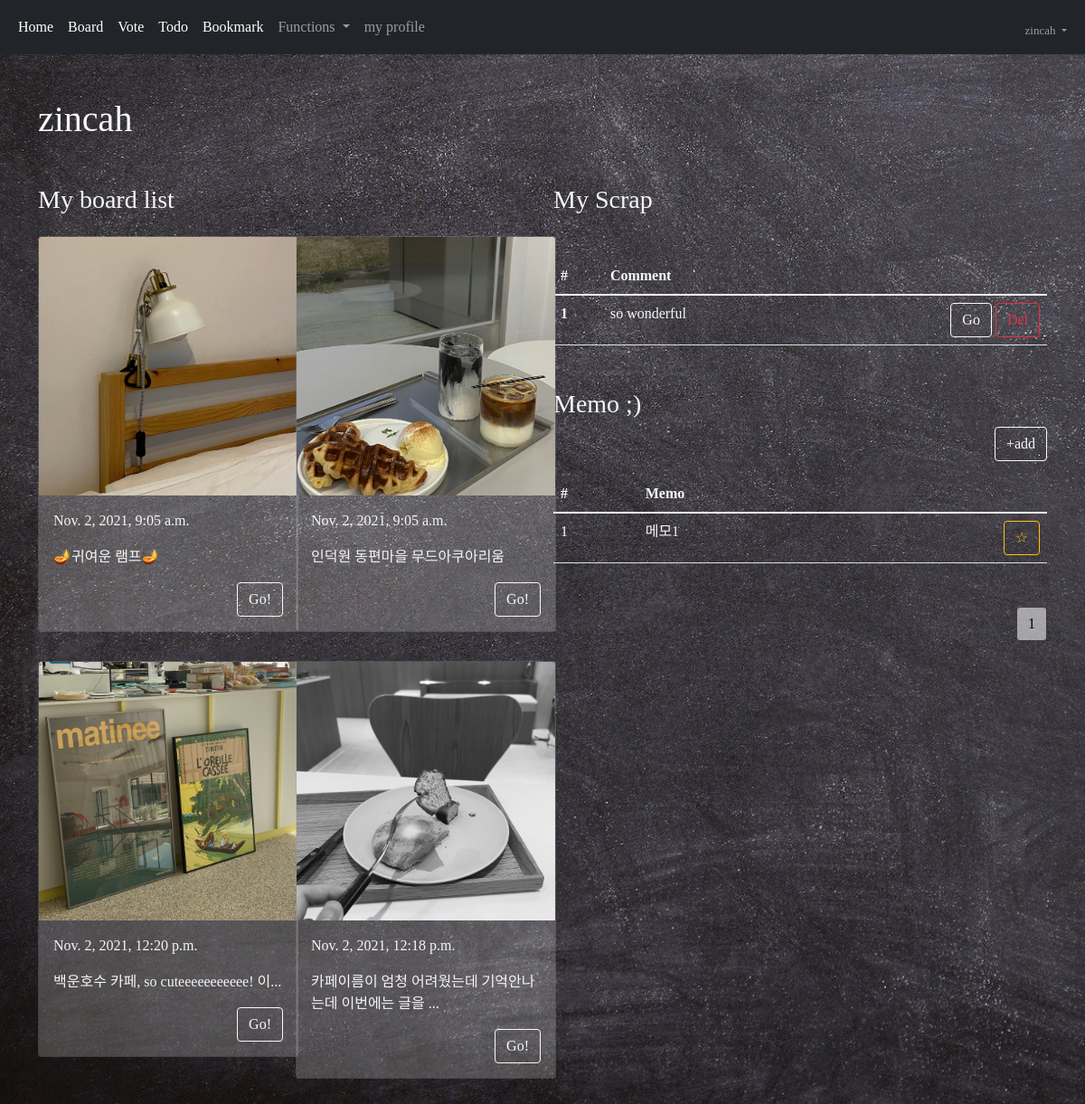
The app's page /mypage/ (signed in) with its own data.
### acc/models.py (models this page shows, shortened)
class User(AbstractUser):
    comment = models.TextField()
    nickname = models.CharField(max_length=30)
    email = models.EmailField()
    picture = models.ImageField(upload_to="usr")

### board/models.py (models this page shows, shortened)
class Board(models.Model):
    picture = models.ImageField(upload_to="boa")
    writer = models.CharField(max_length=30)
    content = models.TextField()
    pubdate = models.DateTimeField()
    like = models.ManyToManyField(User, blank=True)
    def summary(self):
        if len(self.content) > 30:
            return self.content[:30] + "..."
        return self.content

### mypage/models.py (models this page shows, shortened)
class Scrap(models.Model):
    user = models.ForeignKey(User, on_delete=models.CASCADE)
    site_url = models.CharField(max_length=100)
    comment = models.CharField(max_length=100)
    stime = models.DateTimeField()

class Memo(models.Model):
    user = models.ForeignKey(User, on_delete=models.CASCADE)
    subject = models.CharField(max_length=100)
    content = models.TextField()
    mtime = models.DateTimeField()
    impo = models.BooleanField(default=False)

### mypage/views.py (the view)
# urls.py: path('', views.index, name="index"),
def index(request):
    b = Board.objects.all()
    s = request.user.scrap_set.all()
    mpage = request.GET.get("page", 1)
    m = request.user.memo_set.all()
    m = m.order_by('-mtime')
    pag = Paginator(m, 5)
    obj = pag.get_page(mpage)
    s = s.order_by('-stime')
    context = {
        "myb" : b,
        "scrap" : s,
        "memo" : obj,
    }
    return render(request, "mypage/index.html", context)

### template/mypage/index.html (shortened to what this page needs)
{% extends 'base.html' %}
{% block auth %}
{% load mathfilters %}
<body>
    <div class="container my-5">
        <h1>{{ user.username }}</h1>
        <div class="row my-5">
            <div class="col-lg-6">
                <h3>My board list</h3>
                <div class="row">
                    {% for i in myb %}
                        {% if user.username == i.writer %}
                        <div class="col-lg-6">
                            <div class="card my-3" style="width: 18rem; background-color: rgba(245, 245, 245, 0.211);">
                                <img src="{{ i.picture.url }}" class="card-img-top">
                                <div class="card-body">
                                    <p class="card-text">{{ i.pubdate }}</p>
                                    <p class="card-text">{{ i.summary }}</p>
                                    <div class="text-end">
                                        <a href="{% url 'board:detail' i.id %}" class="btn btn-outline-light">Go!</a>
                                    </div>
                                </div>
                            </div>
                        </div>
                        {% endif %}
                    {% endfor %}
                </div>
            </div>
            <div class="col-lg-6">
                <div>
                    <h3>My Scrap</h3>
                    <table class="table table-hover my-5" style="color:whitesmoke;">
                        <thead>
                          <tr>
                            <th scope="col">#</th>
                            <th scope="col">Comment</th>
                            <th scope="col"></th>
                          </tr>
                        </thead>
                        <tbody>
                            {% for i in scrap %}
                                <tr>
                                    <th scope="row">{{ forloop.counter }}</th>
                                    <td>{{ i.comment }}</td>
                                    <td style="text-align: right;">
                                        <a href="/boarddetail/{{i.site_url}}"><button class="btn btn-outline-light">Go</button></a>
                                        <a href="{% url 'mypage:scrapdel' i.id %}"><button class="btn btn-outline-danger">Del</button></a>
                                    </td>
                                </tr>
                            {% endfor %}
                        </tbody>
                      </table>
                </div>
                <div>
                    <h3>Memo ;)</h3>
                    <div class="text-end">
                        <a href="{% url 'mypage:memoadd' %}"><button class="btn btn-outline-light">+add</button></a>
                    </div>
                    <table class="table table-hover my-3" style="color:whitesmoke;">
                        <thead>
                        <tr>
                            <th scope="col">#</th>
                            <th scope="col">Memo</th>
                            <th scope="col"></th>
                        </tr>
                        </thead>
                        <tbody>
                            {% for i in memo %}
                                <tr>
                                    <td>{{ forloop.counter }}</td>
                                    <td><a href="{% url 'mypage:memodetail' i.id %}">{{ i.subject }}</a></td>
                                    <td style="text-align: right;">
                                        {% if i.impo == False %}
                                            <a href="{% url 'mypage:impo' i.id %}"><button class="btn btn-outline-warning">☆</button></a>
                                        {% else %}
                                            <a href="{% url 'mypage:unimpo' i.id %}"><button class="btn btn-warning">★</button></a>
                                        {% endif %}
                                    </td>
                                </tr>
                            {% endfor %}
                        </tbody>
                    </table>
                    <div class="my-5">
                        <nav aria-label="Page navigation example">
                            <ul class="pagination justify-content-end">
                                {% for i in memo.paginator.page_range %}
                                    <li class="page-item"><a class="page-link" href="{% url 'mypage:index' %}?page={{i}}">{{i}}</a></li>
                                {% endfor %}
                            </ul>
                        </nav>
                    </div>
                </div>
            </div>
        </div>
    </div>
</body>
{% endblock %}

### template/base.html (shortened to what this page needs)
<!doctype html>
<html lang="en">
  <head>
    <link href="https://cdn.jsdelivr.net/npm/bootstrap@5.1.3/dist/css/bootstrap.min.css" rel="stylesheet">
  </head>
  <body>
        {% if user.is_authenticated %}
        <nav class="navbar navbar-expand-lg navbar-dark bg-dark">
            <div class="container-fluid">
                <div class="collapse navbar-collapse" id="navbarSupportedContent">
                    <ul class="navbar-nav me-auto mb-2 mb-lg-0">
                        <li class="nav-item">
                            <a class="nav-link active" aria-current="page" href="{% url 'acc:index' %}">Home</a>
                        </li>
                        <li class="nav-item">
                            <a class="nav-link active" aria-current="page" href="{%url 'board:index' %}">Board</a>
                        </li>
                        <li class="nav-item">
                            <a class="nav-link active" aria-current="page" href="{%url 'vote:index' %}">Vote</a>
                        </li>
                        <li class="nav-item">
                            <a class="nav-link active" aria-current="page" href="{%url 'todo:index' %}">Todo</a>
                        </li>
                        <li class="nav-item">
                            <a class="nav-link active" aria-current="page" href="{%url 'book:index' %}">Bookmark</a>
                        </li>
                        <li class="nav-item dropdown">
                            <a class="nav-link dropdown-toggle" href="#" id="navbarDropdown" role="button" data-bs-toggle="dropdown" aria-expanded="false">
                              Functions
                            </a>
                        </li>
                        <li class="nav-item">
                            <a class="nav-link" href="{% url 'acc:profile' %}">my profile</a>
                        </li>
                    </ul>
                    <ul class="navbar-nav ms-auto mb-2 mb-lg-0">
                        <li class="nav-item dropdown mt-2" style="font-size: small;">
                            <a class="nav-link dropdown-toggle" href="#" id="navbarDropdown" role="button" data-bs-toggle="dropdown" aria-expanded="false">
                            {{ user.username }}
                            </a>
                        </li>
                    </ul>
                </div>
            </div>
        </nav>
            {% block auth %}
            {% endblock %}
        {% endif %}
  </body>
</html>

### template/base.html (style rules this page uses)
body { background-image: url('/media/base.jpg'); font-family: Comic Sans MS; background-size: cover; }

### template/mypage/index.html (style rules this page uses)
body { color:whitesmoke; }
a { text-decoration: none; color:whitesmoke; }
.page-link { background-color: rgba(245, 245, 245, 0.571); color:black; border: 1px solid rgba(0, 0, 0, 0.639); }

### records on screen
User: username "zincah"
Board: picture (picture), pubdate "Nov. 2, 2021, 9:05 a.m.", summary "🪔귀여운 램프🪔"
Board: picture (picture), pubdate "Nov. 2, 2021, 9:05 a.m.", summary "인덕원 동편마을 무드아쿠아리움"
Board: picture (picture), pubdate "Nov. 2, 2021, 12:20 p.m.", summary "백운호수 카페, so cuteeeeeeeeeee! 이..."
Board: picture (picture), pubdate "Nov. 2, 2021, 12:18 p.m.", summary "카페이름이 엄청 어려웠는데 기억안나는데 이번에는 글을 ..."
Scrap: comment "so wonderful"
Memo: subject "메모1"

### other values on screen
{{ i }} "1"
